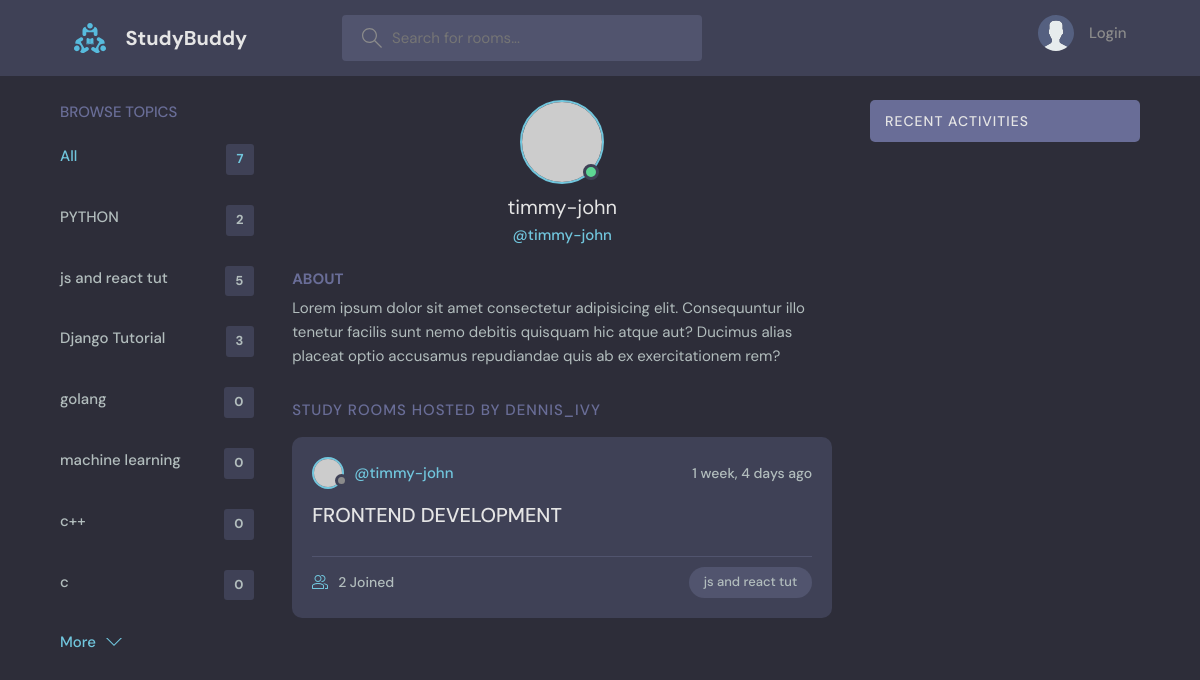
Screenshot of /profile/3/ with the database file from the repository.
### base/models.py (models this page shows, shortened)
class Topic(models.Model):
    name=models.CharField(max_length=80)

class Room(models.Model):
    host=models.ForeignKey(User, on_delete=models.SET_NULL, null=True)
    topic=models.ForeignKey(Topic, on_delete=models.SET_NULL, null=True)
    name=models.CharField(max_length=50)
    description=models.TextField(null=True, blank=True)
    participants=models.ManyToManyField(User, related_name="participants", blank=True)
    updated=models.DateTimeField(auto_now=True)
    created=models.DateTimeField(auto_now_add=True)
    class Meta:
        ordering=['-updated', '-created']

### base/views.py (the view)
# urls.py: path("profile/<str:pk>/", views.userProfile, name="profile"),
def userProfile(request, pk):
    user=User.objects.get(id=pk)
    rooms=user.room_set.all()
    room_messages=user.message_set.all()
    topics=Topic.objects.all()
    return render(request, "base/profile.html" ,{
        "user":user,
        "rooms":rooms,
        "room_messages":room_messages,
        "topics":topics,
    })

### base/templates/base/profile.html (shortened to what this page needs)
{% extends 'main.html' %}
{% block content %}
<main class="profile-page layout layout--3">
  <div class="container">
    {% include 'base/topics_component.html' %}
    <div class="roomList">
      <div class="profile">
        <div class="profile__avatar">
          <div class="avatar avatar--large active">
            <img src="https://randomuser.me/api/portraits/men/11.jpg" />
          </div>
        </div>
        <div class="profile__info">
          <h3>{{user.username}}</h3>
          <p>@{{user.username}}</p>
        </div>
        <div class="profile__about">
          <h3>About</h3>
          <p>
            Lorem ipsum dolor sit amet consectetur adipisicing elit. Consequuntur illo tenetur
            facilis sunt nemo debitis quisquam hic atque aut? Ducimus alias placeat optio
            accusamus repudiandae quis ab ex exercitationem rem?
          </p>
        </div>
      </div>
      <div class="roomList__header">
        <div>
          <h2>Study Rooms Hosted by dennis_ivy</a>
          </h2>
        </div>
      </div>
      {% include 'base/feed_component.html' %}
    </div>
    {% include 'base/activity_component.html' %}
  </div>
</main>
{% endblock content %}

### base/templates/base/topics_component.html
<div class="topics">
    <div class="topics__header">
        <h2>Browse Topics</h2>
    </div>
    <ul class="topics__list">
        <li>
            <a href="{% url 'home' %}" class="active">All <span>{{topics.count}}</span></a>
        </li>
        {% for topic in topics %}
        <li>
            <a href="{% url 'home' %}?q={{topic.name}}">{{topic.name}} <span>{{topic.room_set.all.count}}</span></a>
        </li>
        {% endfor %}
    </ul>
    <a class="btn btn--link" href="topics.html">
        More
        <svg version="1.1" xmlns="http://www.w3.org/2000/svg" width="32" height="32" viewBox="0 0 32 32">
            <title>chevron-down</title>
            <path d="M16 21l-13-13h-3l16 16 16-16h-3l-13 13z"></path>
        </svg>
    </a>
</div>

### base/templates/base/feed_component.html (shortened to what this page needs)
{% for room in rooms %}
<div class="roomListRoom">
    <div class="roomListRoom__header">
        <a href="#" class="roomListRoom__author">
            <div class="avatar avatar--small">
                <img src="https://randomuser.me/api/portraits/women/11.jpg" />
            </div>
            <span>@{{room.host.username}}</span>
        </a>
        <div class="roomListRoom__actions">
            <span>{{room.created|timesince}} ago</span>
        </div>
    </div>
    <div class="roomListRoom__content">
        <a href="{% url 'room' room.id %}">{{room.name}}</a>
    </div>
    <div class="roomListRoom__meta">
        <a href="{% url 'room' room.id %}" class="roomListRoom__joined">
            {{room.participants.all.count}} Joined
        </a>
        <p class="roomListRoom__topic">{{room.topic.name}}</p>
    </div>
</div>
{% endfor %}

### rows the page displays
Topic: name "PYTHON", room_set.all.count "2"
Topic: name "js and react tut", room_set.all.count "5"
Topic: name "Django Tutorial", room_set.all.count "3"
Topic: name "golang", room_set.all.count "0"
Topic: name "machine learning", room_set.all.count "0"
Topic: name "c++", room_set.all.count "0"
Topic: name "c", room_set.all.count "0"
Room: host.username "timmy-john", created "1 week, 4 days", name "FRONTEND DEVELOPMENT", participants.all.count "2", topic.name "js and react tut"

### other values shown
{{ topics.count }} "7"
{{ user.username }} "timmy-john"
